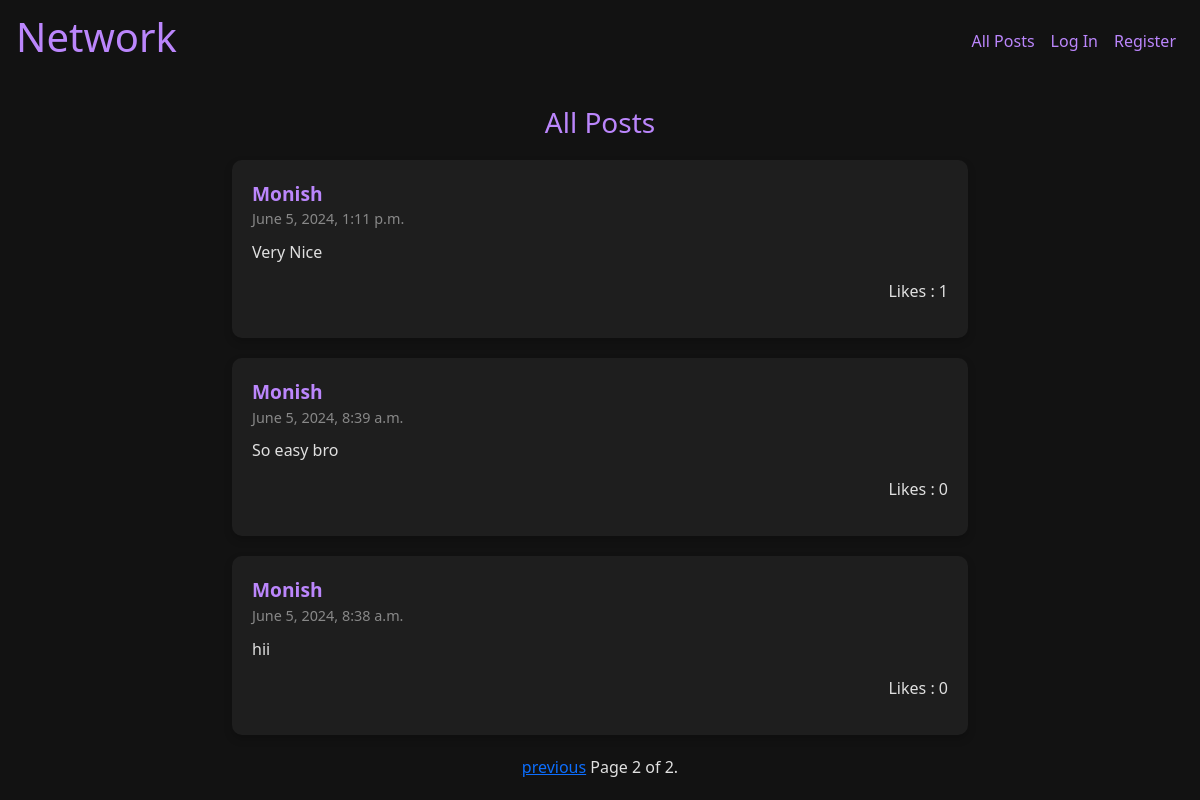
Screenshot of /?page=2 with the database file from the repository.
### network/models.py (models this page shows, shortened)
class Post(models.Model):
    username = models.ForeignKey(User, on_delete=models.CASCADE, related_name="author")
    content = models.TextField()
    timestamp = models.DateTimeField(auto_now_add=True)
    likes = models.ManyToManyField(User, related_name='liked_posts', through='Like')

class User(AbstractUser):
    pass

### network/views.py (the view, shortened to what this page needs)
# urls.py: path("", views.index, name="index"),
def index(request):
    user = request.user
    if not user.is_authenticated:
        total_posts = Post.objects.order_by("-id")
        paginator = Paginator(total_posts, 10)
        page_number = request.GET.get('page')
        page_obj = paginator.get_page(page_number)
        posts = paginator.get_page(page_number)
        return render(request, "network/index.html", {"posts": posts, "page_obj" : page_obj})

### network/templates/network/index.html (shortened to what this page needs)
{% extends "network/layout.html" %}
{% load static %}
{% block body %}
<div class="container mt-4">
    <div class="profile-header">
        <h3>All Posts</h3>
    </div>
    <div class="row">
        <div class="col-lg-8 offset-lg-2">
            <ul class="list-unstyled">
                {% for post in posts %}
                <li class="post-card" id="post-{{ post.id }}">
                    {% if user.is_authenticated %}
                    <div class="post-header">
                        <a href="{% url 'profile' post.username.id %}">{{ post.username }}</a>
                    </div>
                    {% else %}
                    <div class="post-header">
                        <a>{{ post.username }}</a>
                    </div>
                    {% endif %}
                    <div class="post-timestamp">
                        {{ post.timestamp }}
                    </div>
                    <div class="post-content" id="post-content-{{ post.id }}">
                        {{ post.content }}
                    </div>
                    <div class="post-footer">
                        <span class="like-count" id="like-count-{{ post.id }}" > Likes : {{ post.likes.count }}</span>
                    </div>
                </li>
                {% endfor %}
            </ul>
        </div>
    </div>
        {% if page_obj %}
            <div class="pagination" style="text-align:center; display:flex; justify-content:center;">
            <span class="step-links">
                {% if page_obj.has_previous %}
                    <a href="?page={{ page_obj.previous_page_number }}">previous</a>
                {% endif %}
                <span class="current">
                    Page {{ page_obj.number }} of {{ page_obj.paginator.num_pages }}.
                </span>
            </span>
        </div>
        {% endif %}
</div>
{% endblock %}

### network/templates/network/layout.html (style rules this page uses)
body { background-color: #121212; color: #e0e0e0; }
.profile-header { text-align: center; margin-bottom: 20px; color: #bb86fc; }
.post-card { margin-bottom: 20px; padding: 20px; border-radius: 10px; background-color: #1e1e1e; box-shadow: 0 4px 8px rgba(0, 0, 0, 0.2); transition: all 0.3s ease; }
.post-header { font-size: 1.2em; font-weight: bold; color: #bb86fc; }
.post-timestamp { color: #888; font-size: 0.9em; }
.post-content { margin-top: 10px; font-size: 1em; }
.post-footer { margin-top: 15px; display: flex; justify-content: space-between; }

### rows the page displays
Post: username "Monish", timestamp "June 5, 2024, 1:11 p.m.", content "Very Nice", likes.count "1"
Post: username "Monish", timestamp "June 5, 2024, 8:39 a.m.", content "So easy bro", likes.count "0"
Post: username "Monish", timestamp "June 5, 2024, 8:38 a.m.", content "hii", likes.count "0"

### other values shown
{{ page_obj.number }} "2"
{{ page_obj.paginator.num_pages }} "2"
